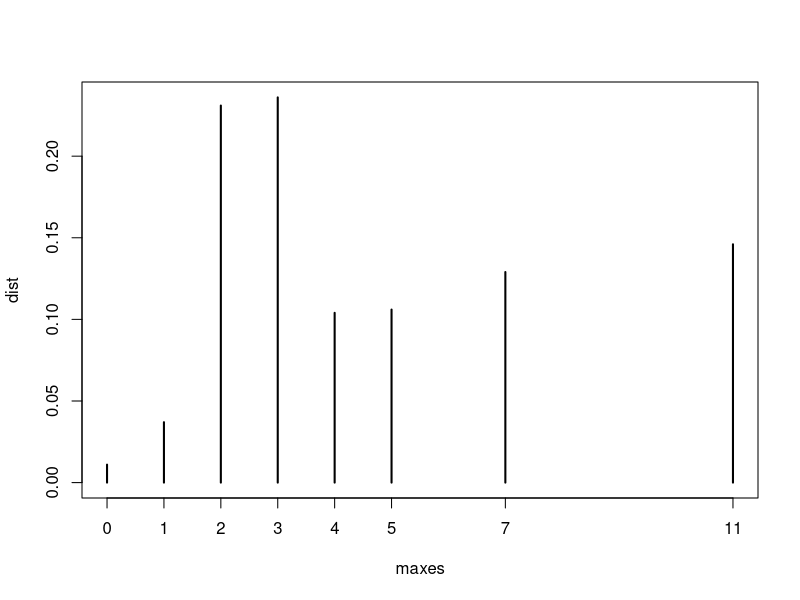

Reproduce this figure in R.
## ---- chunk 1
queues <- c(rep(0, 11), rep(1, 5), rep(2, 7), rep(3, 3), 4, 5, 7, 11)

boots <- 1000
maxes <- rep(0, boots)
for (k in 1:boots) {
  minisample <- sample(queues, 5, replace = TRUE)
  maxes[k] <- max(minisample)
}
## ---- chunk 2
dist <- table(maxes) / boots
dist
plot(dist)
## ---- chunk 3
c(mean(maxes), var(maxes))
